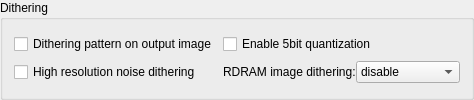
              <widget class="QGroupBox" name="ditheringGroupBox">
               <property name="title">
                <string>Dithering</string>
               </property>
               <layout class="QGridLayout" name="gridLayout_6">
                <property name="verticalSpacing">
                 <number>4</number>
                </property>
                <item row="0" column="1">
                 <widget class="QCheckBox" name="ditheringQuantizationCheckBox">
                  <property name="toolTip">
                   <string>&lt;html&gt;&lt;head/&gt;&lt;body&gt;&lt;p&gt;Like real hardware this setting reduces the number of colors if dithering is used. Removes undesired dithering fragments. Default = enabled.&lt;/p&gt;&lt;/body&gt;&lt;/html&gt;</string>
                  </property>
                  <property name="text">
                   <string>Enable 5bit quantization</string>
                  </property>
                 </widget>
                </item>
                <item row="1" column="0">
                 <widget class="QCheckBox" name="hiresNoiseDitheringCheckBox">
                  <property name="toolTip">
                   <string>&lt;html&gt;&lt;head/&gt;&lt;body&gt;&lt;p&gt;This setting doubles noise resolution to get a finer noise effect at higher resolutions. Default = disabled.&lt;/p&gt;&lt;/body&gt;&lt;/html&gt;</string>
                  </property>
                  <property name="text">
                   <string>High resolution noise dithering</string>
                  </property>
                 </widget>
                </item>
                <item row="0" column="0">
                 <widget class="QCheckBox" name="ditheringPatternCheckBox">
                  <property name="toolTip">
                   <string>&lt;html&gt;&lt;head/&gt;&lt;body&gt;&lt;p&gt;This setting enables game controlled ordered grid dithering. Enable it for accurate representation. Default = disabled.&lt;/p&gt;&lt;/body&gt;&lt;/html&gt;</string>
                  </property>
                  <property name="text">
                   <string>Dithering pattern on output image</string>
                  </property>
                 </widget>
                </item>
                <item row="1" column="1">
                 <layout class="QHBoxLayout" name="horizontalLayout_24">
                  <item>
                   <widget class="QLabel" name="ditheringLabel">
                    <property name="toolTip">
                     <string>&lt;html&gt;&lt;head/&gt;&lt;body&gt;&lt;p&gt;RDRAM dithering prevents color banding in games with framebuffer effects.&lt;/p&gt;&lt;/body&gt;&lt;/html&gt;</string>
                    </property>
                    <property name="text">
                     <string>RDRAM image dithering:</string>
                    </property>
                   </widget>
                  </item>
                  <item>
                   <widget class="QComboBox" name="ditheringModeComboBox">
                    <property name="toolTip">
                     <string>&lt;html&gt;&lt;head/&gt;&lt;body&gt;&lt;p&gt;Settings: Disabled, Bayer ordered grid dithering, Magic Square ordered grid dithering or blue noise dithering. Blue noise dithering produces unobtrusive results. Default = blue noise dithering.&lt;/p&gt;&lt;/body&gt;&lt;/html&gt;</string>
                    </property>
                    <item>
                     <property name="text">
                      <string>disable</string>
                     </property>
                    </item>
                    <item>
                     <property name="text">
                      <string>Bayer</string>
                     </property>
                    </item>
                    <item>
                     <property name="text">
                      <string>Magic square</string>
                     </property>
                    </item>
                    <item>
                     <property name="text">
                      <string>Blue noise</string>
                     </property>
                    </item>
                   </widget>
                  </item>
                 </layout>
                </item>
               </layout>
              </widget>
